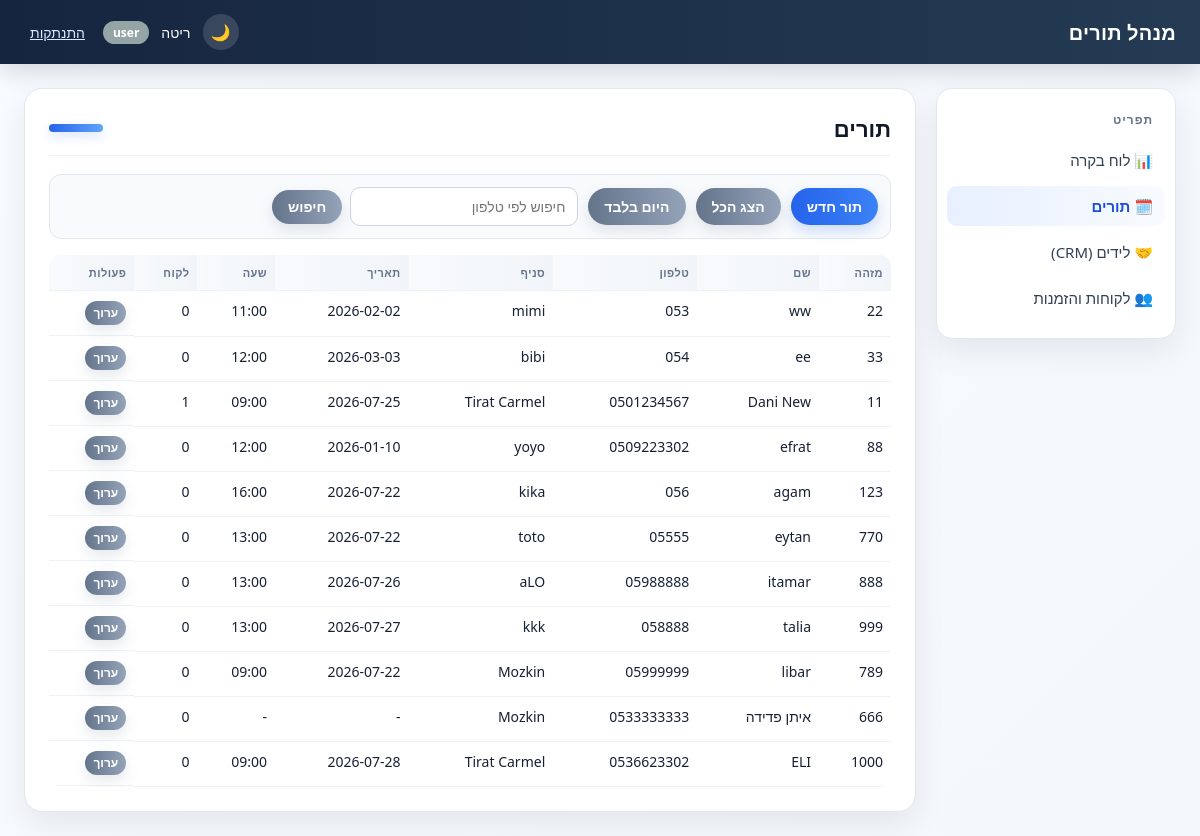
The page /appointments/ (signed in) on the database its author committed.
### tables this page shows
CREATE TABLE appointments (
            id_client TEXT PRIMARY KEY,
            name_of_client TEXT,
            phone_client TEXT,
            name_of_store TEXT,
            appointment_date TEXT,
            appointment_time TEXT,
            created_datetime_stamp TEXT
        , customer_id INTEGER REFERENCES customers(id));

### blueprints/appointments.py (the view)
@bp.route("/")
@login_required
def list_appointments():
    phone = request.args.get("phone", "").strip()
    today_only = request.args.get("today") == "1"
    repos = get_repos()
    if phone:
        df = repos.appointments.get_by_phone(phone)
    elif today_only:
        df = repos.appointments.get_today()
    else:
        df = repos.appointments.get_all()
    return render_template(
        "appointments/list.html",
        appointments=to_records(df),
        phone=phone,
        today_only=today_only,
    )

### app.py (called while the page is built)
@app.context_processor
def inject_template_globals():
    return {
        "csrf_token": generate_csrf_token(),
        "current_user": current_user(),
        "ROLE_ADMIN": roles.ADMIN,
        "ROLE_USER": roles.USER,
    }

### appointment_repository.py (called while the page is built)
    def get_all(self):
        return pd.read_sql_query(f"SELECT * FROM {TABLE_NAME}", self.conn)

### auth.py (called while the page is built)
def generate_csrf_token():
    if "csrf_token" not in session:
        session["csrf_token"] = secrets.token_hex(16)
    return session["csrf_token"]

def validate_csrf():
    if request.method != "POST":
        return
    token = session.get("csrf_token")
    submitted = request.form.get("csrf_token", "")
    if not token or not secrets.compare_digest(token, submitted):
        abort(400)

def current_user():
    return session.get("user")

def login_required(view):
    @wraps(view)
    def wrapped(*args, **kwargs):
        if current_user() is None:
            return redirect(url_for("auth.login"))
        return view(*args, **kwargs)
    return wrapped

### db_context.py (called while the page is built)
def get_conn():
    if "db_conn" not in g:
        g.db_conn = sqlite3.connect(DB_FILE, timeout=10)
    return g.db_conn

def get_repos():
    if "repos" not in g:
        conn = get_conn()
        appointments = AppointmentRepository(conn)
        g.repos = SimpleNamespace(
            appointments=appointments,
            availability=AvailabilityService(appointments),
            leads=LeadRepository(conn),
            lead_statuses=LeadStatusRepository(conn),
            customers=CustomerRepository(conn),
            invoices=InvoiceRepository(conn),
            users=UserRepository(conn),
            id_sequence=IdSequence(conn),
        )
    return g.repos

def init_app(app):
    @app.teardown_appcontext
    def close_conn(exception):
        conn = g.pop("db_conn", None)
        if conn is not None:
            conn.close()

### id_sequence.py (called while the page is built)
    def _seed_if_empty(self):
        count = self.conn.execute("SELECT COUNT(*) FROM id_sequence").fetchone()[0]
        if count > 0:
            return
        max_existing = self._max_existing_id()
        if max_existing > 0:
            self.conn.execute("INSERT INTO id_sequence (id) VALUES (?)", (max_existing,))
            self.conn.commit()

### view_utils.py (called while the page is built)
def to_records(df):
    return df.where(pd.notnull(df), None).to_dict("records")

def role_badge_class(role):
    return ROLE_BADGE_CLASSES.get(role, "badge-gray")

### templates/appointments/list.html (shortened to what this page needs)
{% extends "base.html" %}
{% block page_heading %}תורים{% endblock %}
{% block content %}
<div class="toolbar">
    <a href="{{ url_for('appointments.new_choose_day') }}" class="btn">תור חדש</a>
    <a href="{{ url_for('appointments.list_appointments') }}" class="btn btn-secondary">הצג הכל</a>
    <a href="{{ url_for('appointments.list_appointments', today=1) }}" class="btn btn-secondary">היום בלבד</a>
    <form method="get">
        <input type="text" name="phone" placeholder="חיפוש לפי טלפון" value="{{ phone }}">
        <button type="submit" class="btn btn-secondary">חיפוש</button>
    </form>
</div>
{% if appointments %}
<table>
    <thead>
        <tr>
            <th>מזהה</th>
            <th>שם</th>
            <th>טלפון</th>
            <th>סניף</th>
            <th>תאריך</th>
            <th>שעה</th>
            <th>לקוח</th>
            <th>פעולות</th>
        </tr>
    </thead>
    <tbody>
        {% for a in appointments %}
        <tr>
            <td>{{ a.id_client }}</td>
            <td>{{ a.name_of_client }}</td>
            <td>{{ a.phone_client }}</td>
            <td>{{ a.name_of_store }}</td>
            <td>{{ a.appointment_date or "-" }}</td>
            <td>{{ a.appointment_time or "-" }}</td>
            <td>{{ a.customer_id|int if a.customer_id is not none else "-" }}</td>
            <td class="actions-row">
                <a href="{{ url_for('appointments.edit', id_client=a.id_client) }}" class="btn btn-secondary">ערוך</a>
            </td>
        </tr>
        {% endfor %}
    </tbody>
</table>
{% else %}
<p class="empty-state">לא נמצאו תורים.</p>
{% endif %}
{% endblock %}

### static/style.css (style rules this page uses)
* { box-sizing: border-box; }
:root { --bg: #f4f7fb; --surface: #ffffff; --surface-2: #f8fafc; --text: #172033; --muted: #64748b; --border: #e2e8f0; --primary: #2563eb; --primary-dark: #1d4ed8; --danger: #dc2626; --danger-dark: #b91c1c; --shadow: 0 12px 32px rgba(15, 23, 42, 0.08); }
body { margin: 0; font-family: "Segoe UI", Tahoma, Arial, sans-serif; background: linear-gradient(135deg, #f8fbff 0%, var(--bg) 100%); color: var(--text); direction: rtl; text-align: right; }
.toolbar { display: flex; flex-wrap: wrap; gap: 10px; align-items: center; margin-bottom: 16px; padding: 12px; background: var(--surface-2); border: 1px solid var(--border); border-radius: 12px; }
.toolbar form { display: flex; gap: 8px; align-items: center; }
table { width: 100%; border-collapse: collapse; font-size: 14px; overflow: hidden; border-radius: 12px; }
th, td { text-align: right; padding: 10px 8px; border-bottom: 1px solid #edf2f7; white-space: nowrap; vertical-align: top; }
th { background: linear-gradient(90deg, #f8fafc 0%, #f1f5f9 100%); color: #64748b; font-weight: 700; font-size: 11px; text-transform: uppercase; letter-spacing: 0.04em; }
.actions-row { display: flex; gap: 6px; align-items: center; flex-wrap: wrap; }
.actions-row .btn, .actions-row button { padding: 6px 8px; font-size: 12px; line-height: 1; }
.btn { display: inline-block; padding: 9px 16px; border-radius: 999px; border: none; background: linear-gradient(90deg, var(--primary) 0%, #3b82f6 100%); color: #fff; text-decoration: none; font-size: 14px; font-weight: 600; cursor: pointer; box-shadow: 0 6px 14px rgba(37, 99, 235, 0.2); transition: transform 0.15s ease, box-shadow 0.15s ease; }
.btn-secondary { background: linear-gradient(90deg, #64748b 0%, #94a3b8 100%); box-shadow: 0 6px 14px rgba(100, 116, 139, 0.16); }
input[type=text], input[type=password], input[type=email], input[type=number], input[type=date], input[type=time], select, textarea { padding: 9px 12px; border: 1px solid #cbd5e1; border-radius: 10px; font-size: 14px; font-family: inherit; background: #fff; transition: border-color 0.2s ease, box-shadow 0.2s ease; }
.actions-row { display: flex; gap: 8px; }

### rows shown on the page
appointments: id_client "22", name_of_client "ww", phone_client "053", name_of_store "mimi", appointment_date "2026-02-02", appointment_time "11:00", customer_id "0"
appointments: id_client "33", name_of_client "ee", phone_client "054", name_of_store "bibi", appointment_date "2026-03-03", appointment_time "12:00", customer_id "0"
appointments: id_client "11", name_of_client "Dani New", phone_client "0501234567", name_of_store "Tirat Carmel", appointment_date "2026-07-25", appointment_time "09:00", customer_id "1"
appointments: id_client "88", name_of_client "efrat", phone_client "0509223302", name_of_store "yoyo", appointment_date "2026-01-10", appointment_time "12:00", customer_id "0"
appointments: id_client "123", name_of_client "agam", phone_client "056", name_of_store "kika", appointment_date "2026-07-22", appointment_time "16:00", customer_id "0"
appointments: id_client "770", name_of_client "eytan", phone_client "05555", name_of_store "toto", appointment_date "2026-07-22", appointment_time "13:00", customer_id "0"
appointments: id_client "888", name_of_client "itamar", phone_client "05988888", name_of_store "aLO", appointment_date "2026-07-26", appointment_time "13:00", customer_id "0"
appointments: id_client "999", name_of_client "talia", phone_client "058888", name_of_store "kkk", appointment_date "2026-07-27", appointment_time "13:00", customer_id "0"
appointments: id_client "789", name_of_client "libar", phone_client "05999999", name_of_store "Mozkin", appointment_date "2026-07-22", appointment_time "09:00", customer_id "0"
appointments: id_client "666", name_of_client "איתן פדידה", phone_client "0533333333", name_of_store "Mozkin", appointment_date "-", appointment_time "-", customer_id "0"
appointments: id_client "1000", name_of_client "ELI", phone_client "0536623302", name_of_store "Tirat Carmel", appointment_date "2026-07-28", appointment_time "09:00", customer_id "0"

### other values the page prints
{{ current_user.username }} "ריטה"
{{ current_user.role }} "user"
